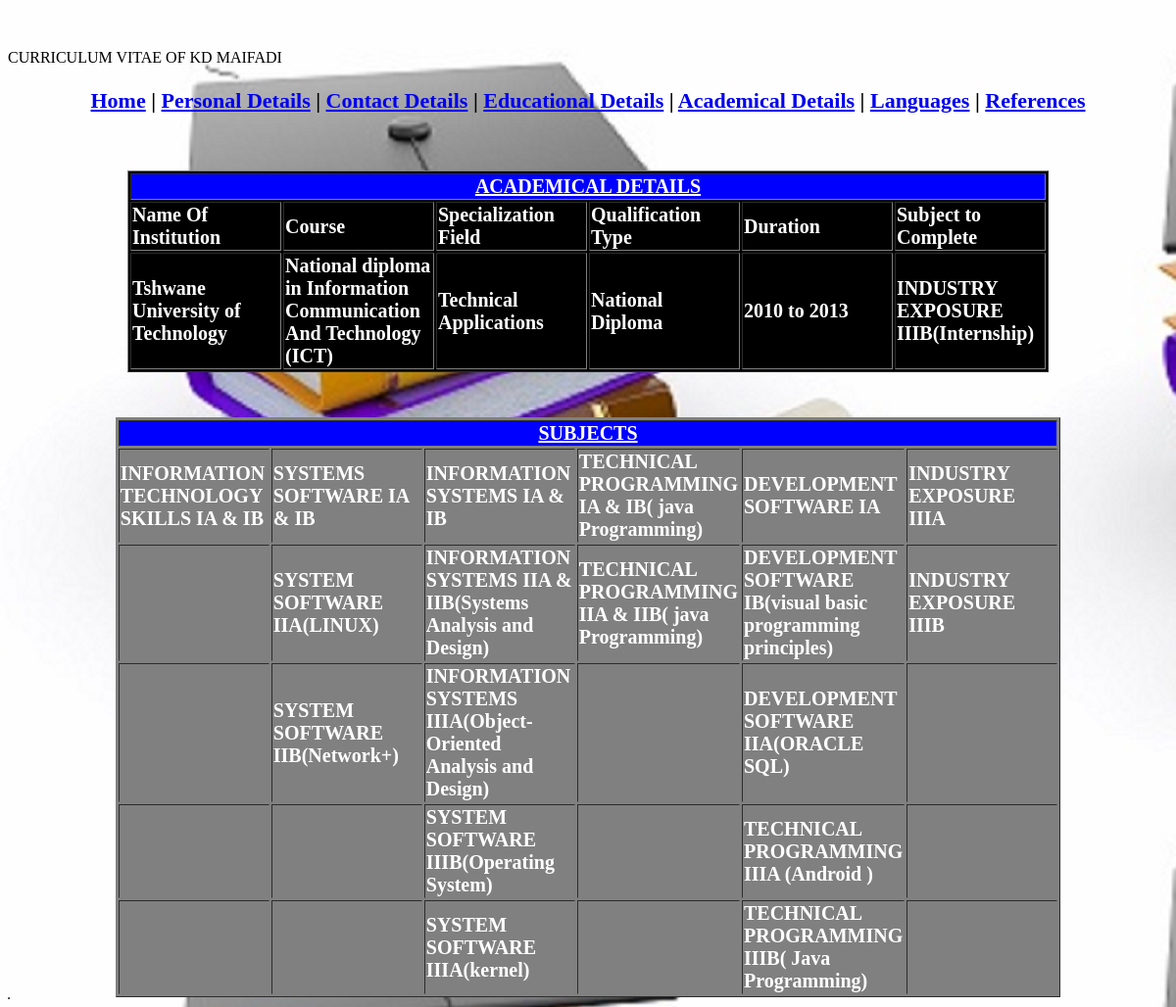
The app's page /academic.php with its own data.
### tables this page shows
CREATE TABLE IF NOT EXISTS `academic` (
  `name_of_inst` varchar(150) NOT NULL,
  `course` varchar(200) NOT NULL,
  `s_field` varchar(150) NOT NULL,
  `q_type` varchar(50) NOT NULL,
  `duration` varchar(30) NOT NULL,
  `subject_to_com` varchar(3000) NOT NULL
);

CREATE TABLE IF NOT EXISTS `subjects` (
  `S_ID` int(11) NOT NULL AUTO_INCREMENT,
  `its` varchar(255) NOT NULL,
  `ssf` varchar(255) NOT NULL,
  `isy` varchar(255) NOT NULL,
  `tpg` varchar(255) NOT NULL,
  `dso` varchar(255) NOT NULL,
  `idc` varchar(255) NOT NULL,
  PRIMARY KEY (`S_ID`)
);

### academic.php (the view, shortened to what this page needs)
<!DOCTYPE html PUBLIC "-//W3C//DTD XHTML 1.0 Transitional//EN" "http://www.w3.org/TR/xhtml1/DTD/xhtml1-transitional.dtd">
<html xmlns="http://www.w3.org/1999/xhtml">
<head>
<link rel="stylesheet" type="text/css" href="login.css" media="all" />
</head>
<body background="bgPicture.jpg">
	<p id="header">
		<?php
			include("header.php");
		?>
	</p>
	<p align="center" id="links">
		<a href="index.php">Home<a>    |
		<a href="personalDetails.php">Personal Details<a>    |
		<a href="Contact.php">Contact Details<a>    |
		<a href="educational.php">Educational Details<a>    |
		<a href="academic.php">Academical Details<a>    |
		<a href="languages.php">Languages<a>    |
		<a href="references.php">References<a>
	</p>
	<br />
	<br />
	<?php
		include("db_connection.php");
		$query = "select * from academic";
		$results = $db->query($query);
		$num_result = $results->num_rows;
		print "<div id=\"content\">";
			echo "<table align=\"center\" border=\"1\" bgcolor=\"black\">\n
					<tr>
						<td align=\"center\" colspan=\"6\" bgcolor=\"blue\">
							<strong><u>ACADEMICAL DETAILS</u></strong>
						</td>
					</tr>";
			for ($i=0; $i<$num_result; $i++) {
			$row = $results->fetch_assoc();
			echo "<tr>
					<td width=\"150\" height=\"30\">".$row[0]=$row['name_of_inst']."</td>
					<td width=\"150\" height=\"30\">".$row[1]=$row['course']."</td>
					<td width=\"150\" height=\"30\">".$row[2]=$row['s_field']."</td>
					<td width=\"150\" height=\"30\">".$row[3]=$row['q_type']."</td>
					<td width=\"150\" height=\"30\">".$row[4]=$row['duration']."</td>
					<td width=\"150\" height=\"30\">".$row[5]=$row['subject_to_com']."</td>
					</tr>";
			}
			echo "</table>
			<br /><br />";
			$query = "select * from subjects";
			$results = $db->query($query);
			$num_result = $results->num_rows;
			echo "<table align=\"center\" border=\"1\" bgcolor=\"grey\">\n
					<tr>
						<td align=\"center\" colspan=\"6\" bgcolor=\"blue\">
							<strong><u>SUBJECTS</u></strong>
						</td>
					</tr>";
			for ($i=0; $i<$num_result; $i++) {
			$row = $results->fetch_assoc();
			echo "<tr>
					<td width=\"150\" height=\"30\">".$row[0]=$row['its']."</td>
					<td width=\"150\" height=\"30\">".$row[1]=$row['ssf']."</td>
					<td width=\"150\" height=\"30\">".$row[2]=$row['isy']."</td>
					<td width=\"150\" height=\"30\">".$row[3]=$row['tpg']."</td>
					<td width=\"150\" height=\"30\">".$row[4]=$row['dso']."</td>
					<td width=\"150\" height=\"30\">".$row[5]=$row['idc']."</td>
					</tr>";
			}
			echo "</table>";
			echo "<table border=\"1\" bgcolor=\"aquar\">\n";
			echo "</table>";
		print "</div>";
	?>
</body>
</html>

### header.php
<?php
	print "<marquee behavior=\"scroll\" direction=\"left\">CURRICULUM VITAE OF KD MAIFADI</marquee>";
?>

### login.css (style rules this page uses)
#header { font-size: 50px; color: green; }
#links { font-size: 22px; color: black; font-weight: bold; }
#content { font-size: 20px; color: white; font-weight: bold; }

### records on screen
academic: name_of_inst "Name Of Institution", course "Course", s_field "Specialization Field", q_type "Qualification Type", duration "Duration", subject_to_com "Subject to Complete"
academic: name_of_inst "Tshwane University of Technology", course "National diploma in Information Communication And Technology (ICT)", s_field "Technical Applications", q_type "National Diploma", duration "2010 to 2013", subject_to_com "INDUSTRY EXPOSURE IIIB(Internship)"
subjects: its "INFORMATION TECHNOLOGY SKILLS IA & IB", ssf "SYSTEMS SOFTWARE IA & IB", isy "INFORMATION SYSTEMS IA & IB", tpg "TECHNICAL PROGRAMMING IA & IB( java Programming)", dso "DEVELOPMENT SOFTWARE IA", idc "INDUSTRY EXPOSURE IIIA"
subjects: ssf "SYSTEM SOFTWARE IIA(LINUX)", isy "INFORMATION SYSTEMS IIA & IIB(Systems Analysis and Design)", tpg "TECHNICAL PROGRAMMING IIA & IIB( java Programming)", dso "DEVELOPMENT SOFTWARE IB(visual basic programming principles)", idc "INDUSTRY EXPOSURE IIIB"
subjects: ssf "SYSTEM SOFTWARE IIB(Network+)", isy "INFORMATION SYSTEMS IIIA(Object-Oriented Analysis and Design)", dso "DEVELOPMENT SOFTWARE IIA(ORACLE SQL)"
subjects: isy "SYSTEM SOFTWARE IIIB(Operating System)", dso "TECHNICAL PROGRAMMING IIIA (Android )"
subjects: isy "SYSTEM SOFTWARE IIIA(kernel)", dso "TECHNICAL PROGRAMMING IIIB( Java Programming)"
